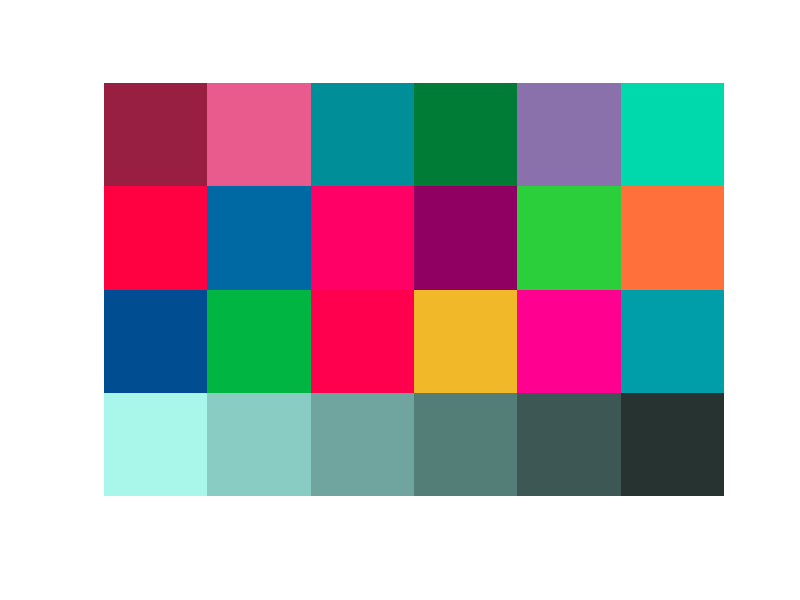

Here is the MATLAB script that generated this plot:
% loop over the 24 macbeth reflectance and find the product 
% with the chosen illuminant
load("./seed-image-formation.mat");

% map the names from seed file to more meaningful ones
daylight_illuminant             = D65;
tangsten_illuminant             = A;
mcbeth_color_surface            = S;
human_visual_sensitivities      = CMF;
color_camera_sensitivities      = R;


THIS_OBSERVER                       = color_camera_sensitivities;
THIS_ILLUMINANT                     = daylight_illuminant;
THIS_24x24_SURFACE_REFLECTANCE      = mcbeth_color_surface;

[x, num_cols]       = size(S);
result_matrix       = zeros(num_cols,3);

for i = 1:num_cols
    color_sig                   = THIS_ILLUMINANT.*THIS_24x24_SURFACE_REFLECTANCE(:,i);
    result_matrix(i,1)          = sum(THIS_OBSERVER(:,1) .* color_sig);
    result_matrix(i,2)          = sum(THIS_OBSERVER(:,2) .* color_sig);
    result_matrix(i,3)          = sum(THIS_OBSERVER(:,3) .* color_sig);
end

buf    = zeros(50,1200,3);
step   = 51;

for j=1:24
    cur_color                   = xyz2rgb(result_matrix(j,:));
    view                        = zeros(50,50,3);
    view(:,:,1)                 = cur_color(:,1);
    view(:,:,2)                 = cur_color(:,2);
    view(:,:,3)                 = cur_color(:,3);
    buf(:,step-50:step-1,:)     = view(:,:,:);
    step                        = step + 50;
end

mcbeth                      = zeros(200,300,3);
mcbeth(1:50,1:300,:)        = buf(:,1:300,:);
mcbeth(51:100,1:300,:)      = buf(:,301:600,:);
mcbeth(101:150,1:300,:)     = buf(:,601:900,:);
mcbeth(151:200,1:300,:)     = buf(:,901:1200,:);
imshow(mcbeth);